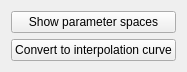
<?xml version="1.0" encoding="UTF-8"?>
<ui version="4.0">
 <class>IntersectionModule</class>
 <widget class="QWidget" name="IntersectionModule">
  <property name="geometry">
   <rect>
    <x>0</x>
    <y>0</y>
    <width>185</width>
    <height>72</height>
   </rect>
  </property>
  <property name="windowTitle">
   <string>Form</string>
  </property>
  <layout class="QGridLayout" name="gridLayout">
   <item row="0" column="0">
    <widget class="QPushButton" name="parameterSpaceButton">
     <property name="text">
      <string>Show parameter spaces</string>
     </property>
    </widget>
   </item>
   <item row="1" column="0">
    <widget class="QPushButton" name="convertToCurveButton">
     <property name="text">
      <string>Convert to interpolation curve</string>
     </property>
    </widget>
   </item>
  </layout>
 </widget>
 <resources/>
 <connections/>
</ui>
